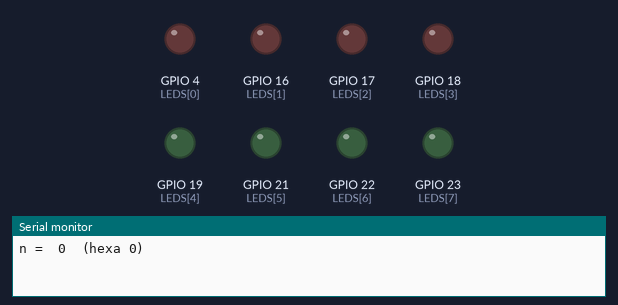
Bench run of a sketch on a simulated ESP32. On the bench: output pins drawn as LEDs (lit = HIGH), the last lines printed to the serial monitor.

Above: at 0.2 s.
At 4.2 s:
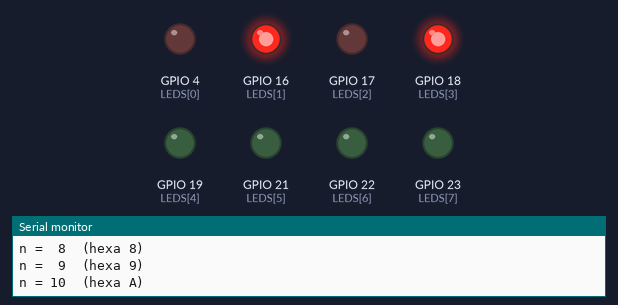
At 4.6 s:
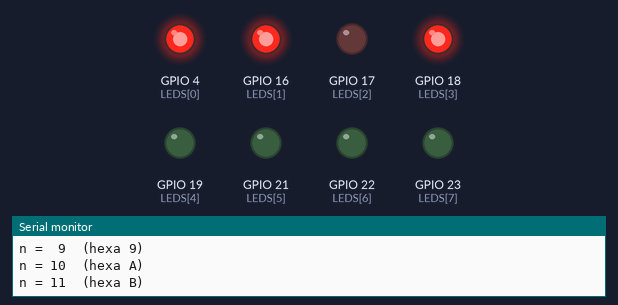
At 5.0 s:
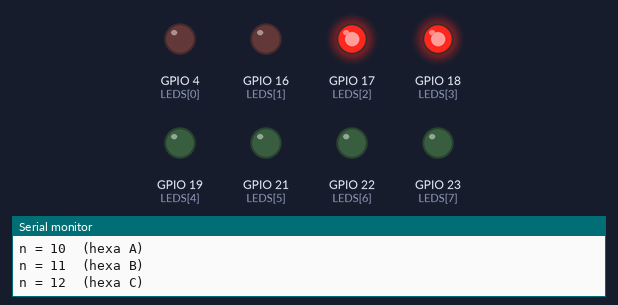
At 5.4 s:
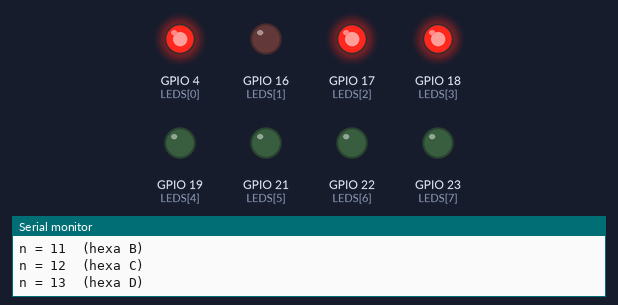
At 6.2 s:
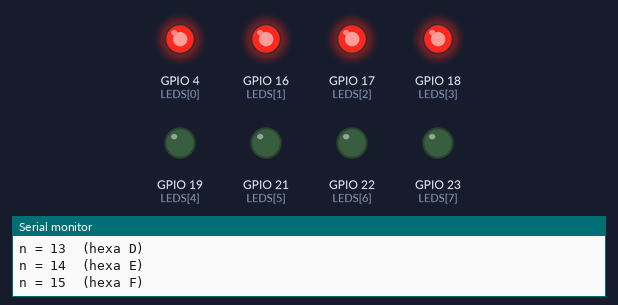
Timing chart, 0 to 8.3 s (numbered marks = the images above):
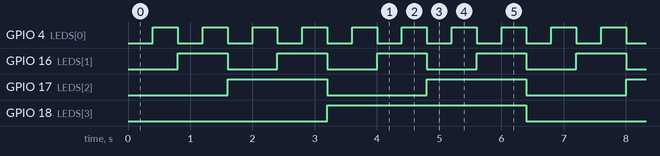

Measured:
- by itself, GPIO 4 (LEDS[0]): alternates HIGH for 0.40 s and LOW for 0.40 s
- by itself, GPIO 16 (LEDS[1]): alternates HIGH for 0.80 s and LOW for 0.80 s
- by itself, GPIO 17 (LEDS[2]): alternates HIGH for 1.6 s and LOW for 1.6 s
- by itself, GPIO 18 (LEDS[3]): alternates HIGH for 3.2 s and LOW for 3.2 s

The sketch:

sketch.ino
```cpp
// Clase 4 - Ejemplo 4: Contar de 0 a 15 en binario con un for
// La función mostrarNumero(n) muestra n (0..15) en L0..L3
// usando divisiones sucesivas (como en la Clase 2), pero dentro de un bucle.

#include <Arduino.h>

const int LEDS[8] = {4, 16, 17, 18, 19, 21, 22, 23};  // L0 ... L7

// Muestra n en binario en L0 (bit de menos peso) ... L3
void mostrarNumero(int n) {
  for (int i = 0; i < 4; i++) {
    digitalWrite(LEDS[i], n % 2);   // el resto es el bit i
    n = n / 2;                      // pasamos al bit siguiente
  }
}

void setup() {
  Serial.begin(115200);
  for (int i = 0; i < 8; i++) {
    pinMode(LEDS[i], OUTPUT);
  }
}

void loop() {
  for (int n = 0; n <= 15; n++) {   // <= 15 para que el 15 también se muestre
    mostrarNumero(n);
    Serial.printf("n = %2d  (hexa %X)\n", n, n);
    delay(400);
  }
  Serial.printf("--- vuelta completa ---\n");
}
```
